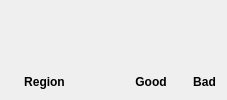
       <widget class="QFrame" name="frame">
        <property name="sizePolicy">
         <sizepolicy hsizetype="Preferred" vsizetype="Minimum">
          <horstretch>0</horstretch>
          <verstretch>0</verstretch>
         </sizepolicy>
        </property>
        <property name="frameShape">
         <enum>QFrame::NoFrame</enum>
        </property>
        <property name="frameShadow">
         <enum>QFrame::Raised</enum>
        </property>
        <layout class="QHBoxLayout" name="horizontalLayout_2">
         <property name="leftMargin">
          <number>24</number>
         </property>
         <item>
          <widget class="QLabel" name="regionLabel">
           <property name="font">
            <font>
             <weight>75</weight>
             <bold>true</bold>
            </font>
           </property>
           <property name="text">
            <string>Region</string>
           </property>
           <property name="alignment">
            <set>Qt::AlignBottom|Qt::AlignHCenter</set>
           </property>
          </widget>
         </item>
         <item>
          <spacer name="horizontalSpacer">
           <property name="orientation">
            <enum>Qt::Horizontal</enum>
           </property>
           <property name="sizeHint" stdset="0">
            <size>
             <width>64</width>
             <height>20</height>
            </size>
           </property>
          </spacer>
         </item>
         <item>
          <widget class="QLabel" name="goodLabel">
           <property name="font">
            <font>
             <weight>75</weight>
             <bold>true</bold>
            </font>
           </property>
           <property name="text">
            <string>Good</string>
           </property>
           <property name="alignment">
            <set>Qt::AlignBottom|Qt::AlignHCenter</set>
           </property>
          </widget>
         </item>
         <item>
          <spacer name="horizontalSpacer_4">
           <property name="orientation">
            <enum>Qt::Horizontal</enum>
           </property>
           <property name="sizeType">
            <enum>QSizePolicy::Fixed</enum>
           </property>
           <property name="sizeHint" stdset="0">
            <size>
             <width>20</width>
             <height>20</height>
            </size>
           </property>
          </spacer>
         </item>
         <item>
          <widget class="QLabel" name="badLabel">
           <property name="sizePolicy">
            <sizepolicy hsizetype="Preferred" vsizetype="Preferred">
             <horstretch>0</horstretch>
             <verstretch>0</verstretch>
            </sizepolicy>
           </property>
           <property name="font">
            <font>
             <weight>75</weight>
             <bold>true</bold>
            </font>
           </property>
           <property name="text">
            <string>Bad</string>
           </property>
           <property name="alignment">
            <set>Qt::AlignBottom|Qt::AlignHCenter</set>
           </property>
          </widget>
         </item>
        </layout>
       </widget>
